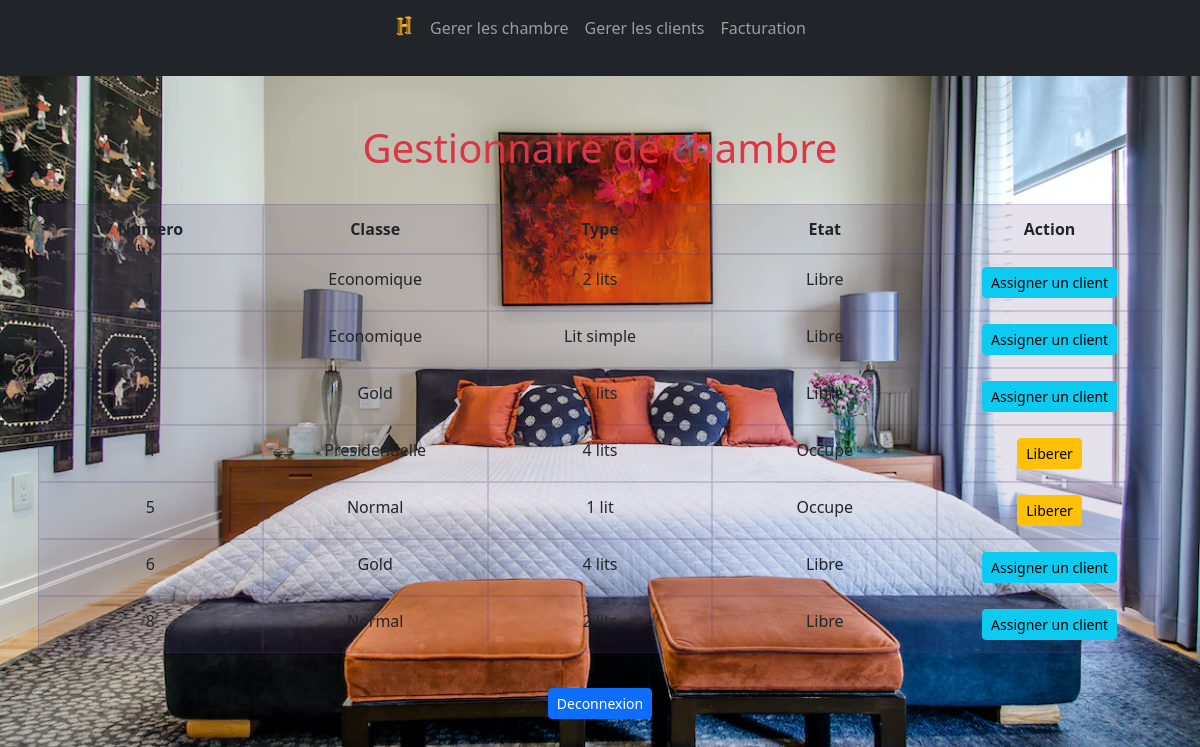
Screenshot of /includes/gestionChambre.php (signed in) with the database file from the repository.
### tables this page shows
CREATE TABLE IF NOT EXISTS `chambre` (
  `id_chambre` int NOT NULL AUTO_INCREMENT,
  `numero_chambre` int NOT NULL,
  `classe_chambre` varchar(240) NOT NULL,
  `type_chambre` varchar(240) NOT NULL,
  `etat_chambre` varchar(240) NOT NULL DEFAULT 'Libre',
  `occupationDebut` datetime NOT NULL,
  `id_client` int NOT NULL,
  `durre` int NOT NULL,
  PRIMARY KEY (`id_chambre`)
);

### actions/listeChambre.php (called while the page is built, shortened)
<?php
     $conn = mysqli_connect("localhost","root", "", "bdd");
     $rq="select * from chambre ;";
     $exe=mysqli_query($conn,$rq);
     while($result=mysqli_fetch_assoc($exe))
     {
         $chambres[]=$result;
     }

### includes/gestionChambre.php (the view, shortened to what this page needs)
<!DOCTYPE html>
<html lang="en">
<head>
    <link rel="stylesheet" href="../bootstrap/css/bootstrap.min.css">
    <link href="../assets/css/grid.css" rel="stylesheet">
</head>
<body class="text-center">
    <?php
                include(dirname(__FILE__).'/../includes/menu.php');
    ?>
    <br><br>
    <h1 class="text-danger">Gestionnaire de chambre</h1><br>
    <div class="container">
        <div class="row row-cols-1 row-cols-sm-5 gx-2 font-weight-bolder">
            <?php
                include(dirname(__FILE__).'/../actions/listeChambre.php');
                if(isset($chambres))
                {
                    echo "<div class=\"col themed-grid-col\"><b>Numero</b></div>";
                    echo "<div class=\"col themed-grid-col\"><b>Classe</b></div>";
                    echo "<div class=\"col themed-grid-col\"><b>Type</b></div>";
                    echo "<div class=\"col themed-grid-col\"><b>Etat</b></div>";
                    echo "<div class=\"col themed-grid-col\"><b>Action</b></div>";
                    foreach($chambres as $chambre)
                        {
                            echo "<div class=\"col themed-grid-col\">".htmlspecialchars($chambre['numero_chambre'])."</div>";
                            echo "<div class=\"col themed-grid-col\">".htmlspecialchars($chambre['classe_chambre'])."</div>";
                            echo "<div class=\"col themed-grid-col\">".htmlspecialchars($chambre['type_chambre'])."</div>";
                            echo "<div class=\"col themed-grid-col\">".htmlspecialchars($chambre['etat_chambre'])."</div>";
                            if($chambre['etat_chambre']=='Occupe' OR $chambre['etat_chambre']=='Reserve')
                            {
                                echo "<div class=\"col themed-grid-col\"><a class=\"btn btn-warning btn-sm\" href=\"../actions/gererUnChambre.php?id=".$chambre['id_chambre']."\">Liberer</a></div>";
                            }
                            else echo "<div class=\"col themed-grid-col\"><a class=\"btn btn-info btn-sm\" href=\"../includes/ajouterClient.php\">Assigner un client</a></div>";
                        }
            }
            else echo "Loading error io eh";
            ?>
        </div>
    </div><br>
    <?php
                include(dirname(__FILE__).'/../includes/pied.php');
    ?>
</body>
</html>

### assets/css/grid.css (style rules this page uses)
.themed-grid-col { padding-top: .75rem; padding-bottom: .75rem; background-color: rgba(86, 61, 124, .15); border: 1px solid rgba(86, 61, 124, .2); }

### includes/gestionChambre.php (style rules this page uses)
body { background-image: url("../assets/images/chambre.jpg"); background-size: cover; background-repeat: no-repeat; }

### rows the page displays
chambre: numero_chambre "1", classe_chambre "Economique", type_chambre "2 lits", etat_chambre "Libre", shows "Assigner un client"
chambre: numero_chambre "2", classe_chambre "Economique", type_chambre "Lit simple", etat_chambre "Libre", shows "Assigner un client"
chambre: numero_chambre "3", classe_chambre "Gold", type_chambre "2 lits", etat_chambre "Libre", shows "Assigner un client"
chambre: numero_chambre "4", classe_chambre "Presidentielle", type_chambre "4 lits", etat_chambre "Occupe"
chambre: numero_chambre "5", classe_chambre "Normal", type_chambre "1 lit", etat_chambre "Occupe"
chambre: numero_chambre "6", classe_chambre "Gold", type_chambre "4 lits", etat_chambre "Libre", shows "Assigner un client"
chambre: numero_chambre "8", classe_chambre "Normal", type_chambre "2 lits", etat_chambre "Libre", shows "Assigner un client"
